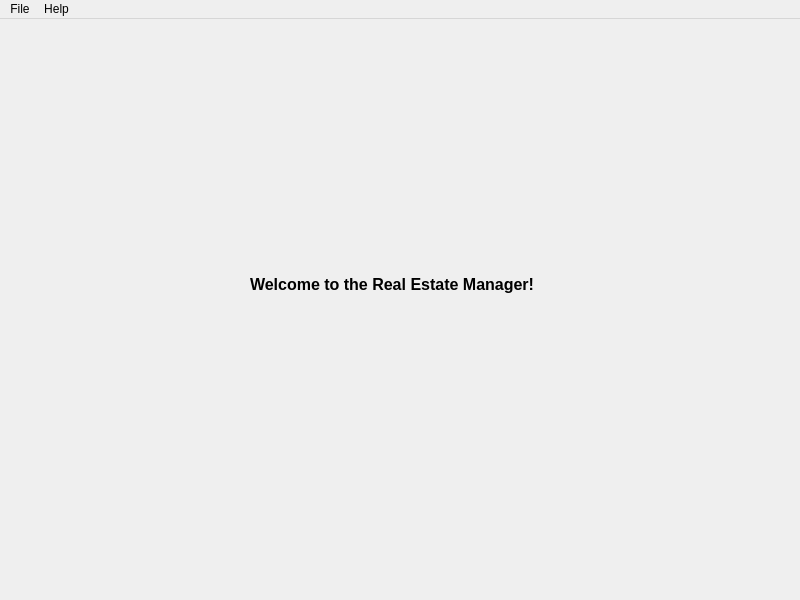
<?xml version="1.0" encoding="UTF-8"?>
<ui version="4.0">
 <class>MainWindow</class>
 <widget class="QMainWindow" name="MainWindow">
  <property name="geometry">
   <rect>
    <x>0</x>
    <y>0</y>
    <width>800</width>
    <height>600</height>
   </rect>
  </property>
  <property name="windowTitle">
   <string>Real State Manager</string>
  </property>
  <widget class="QWidget" name="centralwidget">
   <widget class="QLabel" name="central_widget">
    <property name="geometry">
     <rect>
      <x>90</x>
      <y>60</y>
      <width>621</width>
      <height>441</height>
     </rect>
    </property>
    <property name="text">
     <string/>
    </property>
   </widget>
   <widget class="QWidget" name="verticalLayoutWidget">
    <property name="geometry">
     <rect>
      <x>170</x>
      <y>150</y>
      <width>460</width>
      <height>231</height>
     </rect>
    </property>
    <layout class="QVBoxLayout" name="verticalLayout">
     <item>
      <widget class="QLabel" name="welcome_label">
       <property name="font">
        <font>
         <pointsize>12</pointsize>
         <weight>75</weight>
         <bold>true</bold>
        </font>
       </property>
       <property name="text">
        <string>Welcome to the Real Estate Manager!</string>
       </property>
       <property name="indent">
        <number>80</number>
       </property>
      </widget>
     </item>
    </layout>
   </widget>
  </widget>
  <widget class="QMenuBar" name="menubar">
   <property name="geometry">
    <rect>
     <x>0</x>
     <y>0</y>
     <width>800</width>
     <height>21</height>
    </rect>
   </property>
   <widget class="QMenu" name="menuFile">
    <property name="title">
     <string>File</string>
    </property>
    <addaction name="actionAddHouse"/>
    <addaction name="actionModifyHouse"/>
    <addaction name="actionSearchHouse"/>
    <addaction name="actionRemoveHouse"/>
    <addaction name="actionReport"/>
    <addaction name="actionExit"/>
   </widget>
   <widget class="QMenu" name="menuHelp">
    <property name="title">
     <string>Help</string>
    </property>
    <addaction name="actionHelpContents"/>
    <addaction name="actionAbout"/>
   </widget>
   <addaction name="menuFile"/>
   <addaction name="menuHelp"/>
  </widget>
  <action name="actionAddHouse">
   <property name="text">
    <string>Add a House</string>
   </property>
  </action>
  <action name="actionModifyHouse">
   <property name="text">
    <string>Modify a House</string>
   </property>
  </action>
  <action name="actionSearchHouse">
   <property name="text">
    <string>Search a House</string>
   </property>
  </action>
  <action name="actionReport">
   <property name="text">
    <string>Report</string>
   </property>
  </action>
  <action name="actionExit">
   <property name="text">
    <string>Exit</string>
   </property>
  </action>
  <action name="actionHelpContents">
   <property name="text">
    <string>Help Contents</string>
   </property>
  </action>
  <action name="actionAbout">
   <property name="text">
    <string>About</string>
   </property>
  </action>
  <action name="actionRemoveHouse">
   <property name="text">
    <string>Remove a House</string>
   </property>
  </action>
 </widget>
 <resources/>
 <connections/>
</ui>
